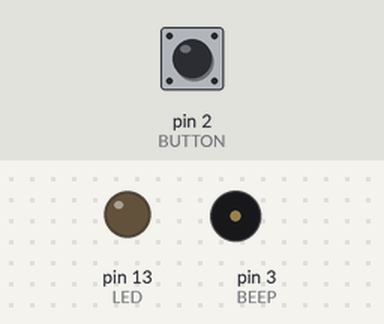
Bench run of a sketch on a simulated Arduino Uno, built with avr-gcc and run on an emulated ATmega328P. Shown: output pins drawn as LEDs (lit = HIGH), buzzer (waves = sounding). Dashed ring = blinking. The inputs (shaded band) are chosen by the test bench; at power-on: pin 2 (BUTTON) LOW.

Above: at 1.2 s.
1.3 s: pin 2 (BUTTON) pulled HIGH for 0.15 s
At 2.8 s:
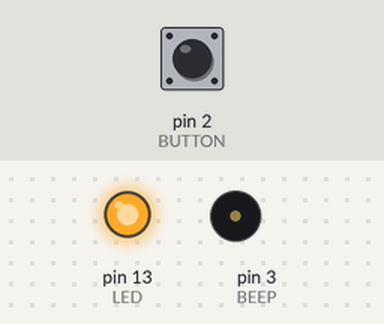
3.1 s: pin 2 (BUTTON) pulled HIGH for 1 s
At 3.55 s:
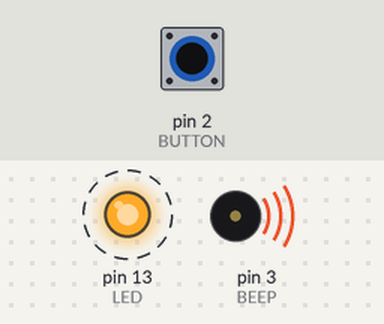
6.1 s: pin 2 (BUTTON) pulled HIGH for 3.2 s
At 6.45 s:
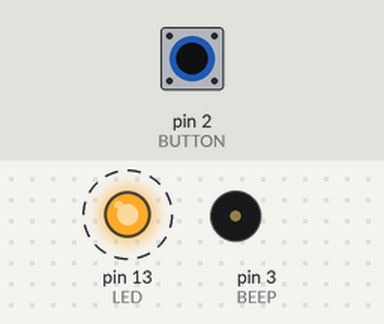
Timing chart, 0 to 10.9 s (numbered marks = the images above; inputs shaded):
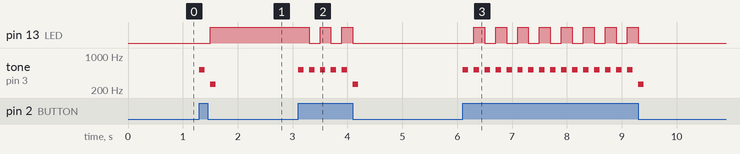

Measured:
- after the input at 1.3 s, pin 13 (LED): LOW → HIGH after 0.20 s; tone on pin 3 (BEEP): silent → 523 Hz at once, → silent 0.10 s later, → 262 Hz 0.10 s later, → silent 0.10 s later
- after the input at 3.1 s, pin 13 (LED): alternates HIGH for 0.20 s and LOW for 0.20 s, 5 changes in all, then stays LOW, starting after 0.20 s; tone on pin 3 (BEEP): plays 523 Hz for 0.10 s, 523 Hz for 0.10 s, 523 Hz for 0.10 s, 523 Hz for 0.10 s, 523 Hz for 0.10 s, 262 Hz for 0.10 s, starting at once
- after the input at 6.1 s, pin 13 (LED): alternates HIGH for 0.20 s and LOW for 0.20 s, 16 changes in all, then stays LOW, starting after 0.20 s; tone on pin 3 (BEEP): plays 523 Hz for 0.10 s, 523 Hz for 0.10 s, 523 Hz for 0.10 s, 523 Hz for 0.10 s, 523 Hz for 0.10 s, 523 Hz for 0.10 s … (17 notes in this stretch), starting at once

The sketch:

button.ino
```cpp
#define LED 13
#define BUTTON 2
#define BEEP 3

#define TONE_DING 523
#define TONE_DONG 262

void setup() {
  pinMode(BUTTON, INPUT);
  pinMode(LED, OUTPUT);
  pinMode(BEEP, OUTPUT);
}

bool isActive = false;
bool isLight = false;

void loop() {
  if (digitalRead(BUTTON)) {
    isActive = !isActive;
    isLight = !isLight;
  }

  if (isActive) {
    tone(BEEP, TONE_DING, 100);
    delay(200);
    tone(BEEP, TONE_DONG, 100);
    isActive = !isActive;
  }

  if (isLight) {
    digitalWrite(LED, HIGH);
  } else {
    digitalWrite(LED, LOW);
  }
}
```
